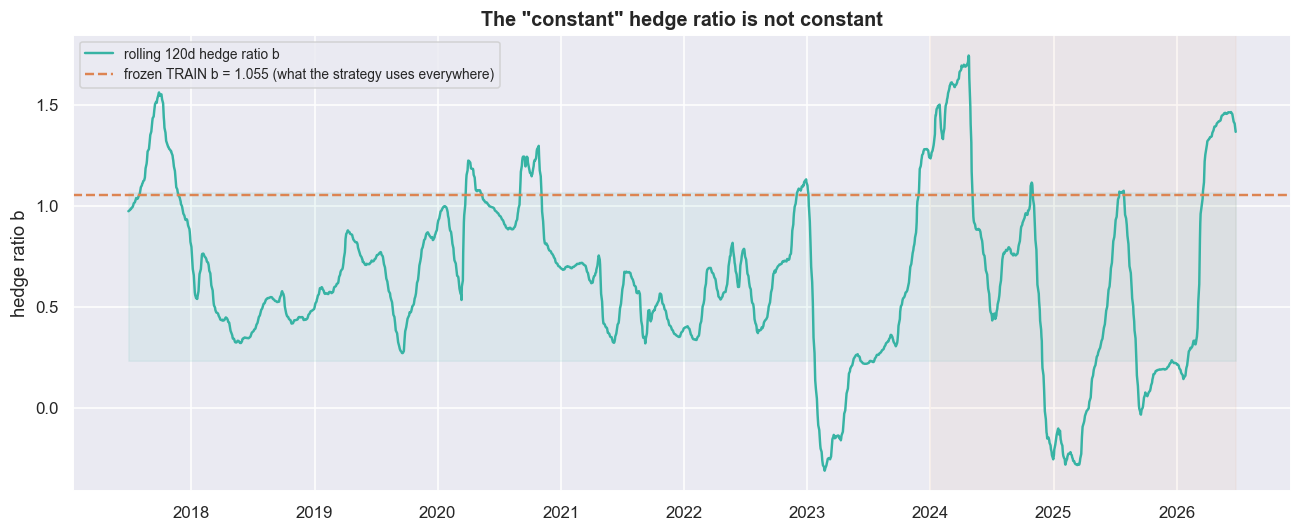

Here is the Python script that generated this plot:
def rolling_beta(la, lb, w=120):
    idx, out = la.index, {}
    for i in range(w, len(la)):
        out[idx[i]] = np.polyfit(lb.values[i-w:i], la.values[i-w:i], 1)[0]
    return pd.Series(out)

rb = rolling_beta(la, lb, w=120)
fig, ax = plt.subplots(figsize=(12, 5.0))
ax.plot(rb.index, rb.values, color=C['teal'], lw=1.6, label='rolling 120d hedge ratio b')
ax.axhline(beta, color=C['amber'], ls='--', lw=1.6, label=f'frozen TRAIN b = {beta:.3f} (what the strategy uses everywhere)')
ax.fill_between(rb.index, rb.mean()-rb.std(), rb.mean()+rb.std(), color=C['teal'], alpha=0.08)
ax.axvspan(pd.Timestamp(OO0), pd.Timestamp(OO1), color=C['amber'], alpha=0.06)
ax.set_ylabel('hedge ratio b'); ax.set_title('The "constant" hedge ratio is not constant')
ax.legend(fontsize=9, loc='upper left')
plt.tight_layout(); plt.show()

print(f'rolling b: min {rb.min():.3f}  max {rb.max():.3f}  mean {rb.mean():.3f}  sd {rb.std():.3f}')
print(f'it swings {(rb.max()-rb.min())/abs(rb.mean())*100:.0f}% of its own mean, and the frozen TRAIN b sits')
print(f'{(beta-rb.loc[OO0:].mean())/rb.loc[OO0:].mean()*100:+.0f}% away from the TEST-period average -- so out of sample')
print(f'the spread we trade is mis-hedged by construction, leaking directional risk that has nothing to do with reversion.')
